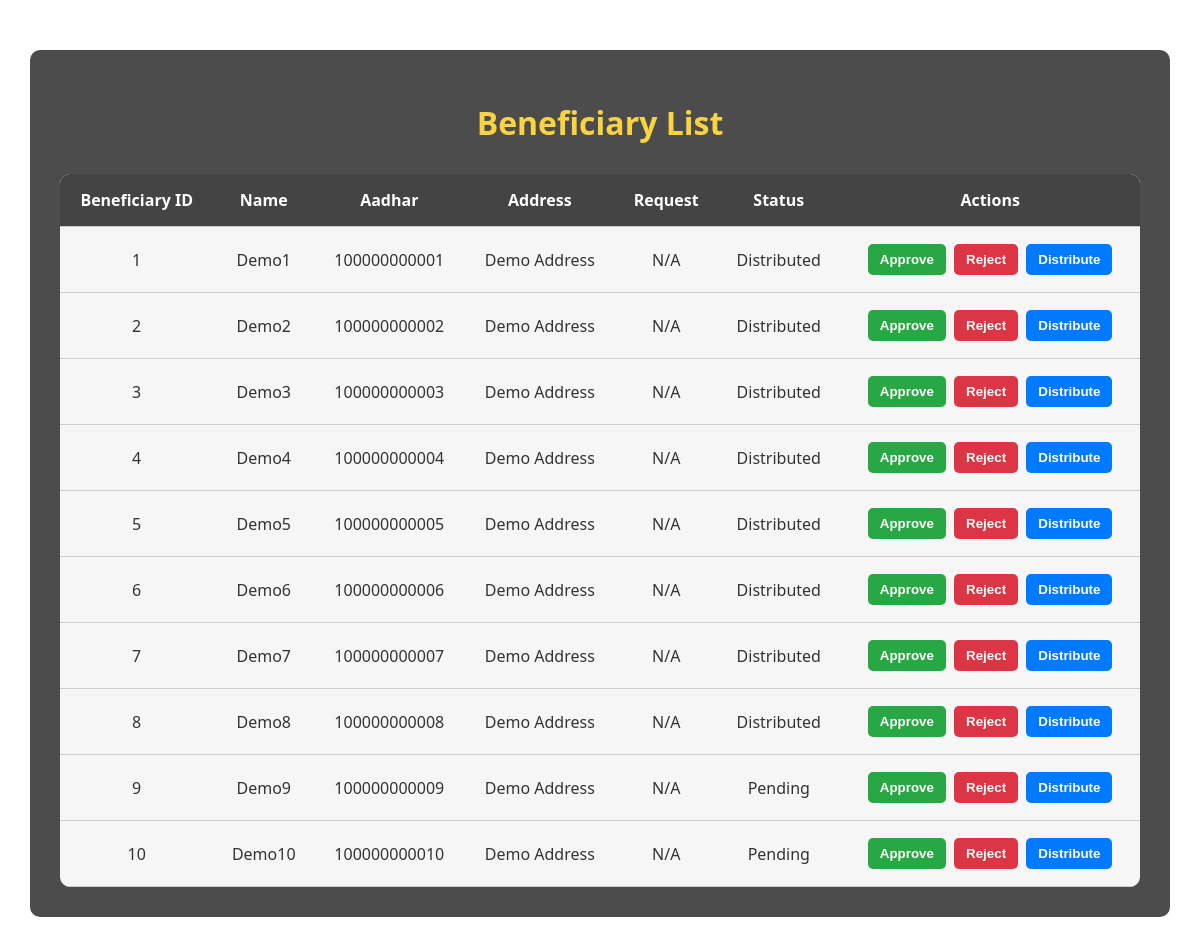
Before: /view_beneficiary_list with the older database file.
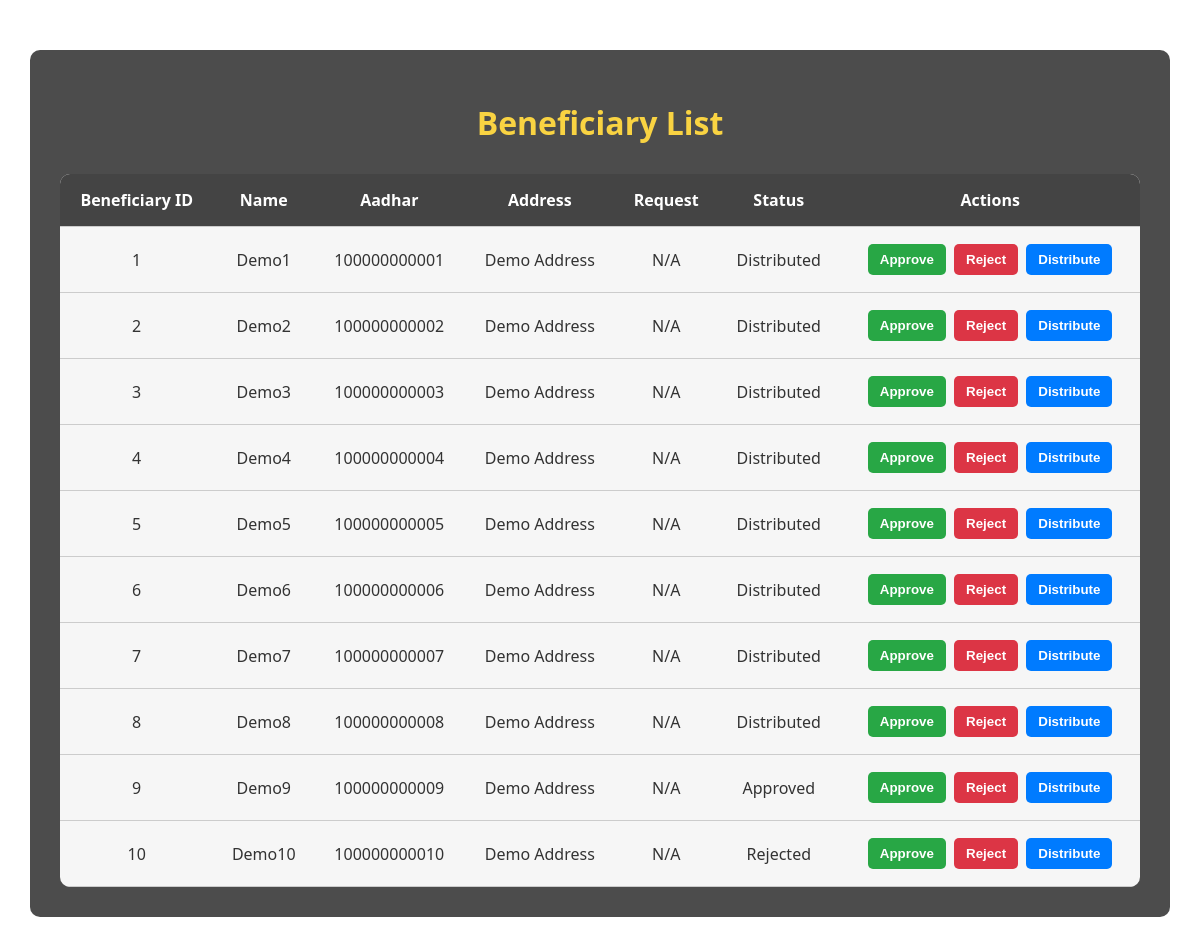
After: the same page with the newer database file.
### app.py (models this page shows)
class Beneficiary(db.Model):
    id = db.Column(db.Integer, primary_key=True)
    name = db.Column(db.String(100))
    aadhar_number = db.Column(db.String(12), unique=True)
    address = db.Column(db.String(200))
    ration_card_no = db.Column(db.String(50))
    family_members = db.Column(db.Integer)
    status = db.Column(db.String(20), default='Pending')

### app.py (the view)
@app.route('/view_beneficiary_list')
def view_beneficiary_list():
    beneficiaries = Beneficiary.query.all()
    return render_template("view_beneficiary_list.html", beneficiaries=beneficiaries)

### app.py (called while the page is built, shortened)
@app.before_request
def initialize():
    db.create_all()
    db.session.commit()

### templates/view_beneficiary_list.html (shortened to what this page needs)
<!DOCTYPE html>
<html lang="en">
<head>
</head>
<body>
  <div class="container">
    <h1>Beneficiary List</h1>
    <table>
      <thead>
        <tr>
          <th>Beneficiary ID</th>
          <th>Name</th>
          <th>Aadhar</th>
          <th>Address</th>
          <th>Request</th>
          <th>Status</th>
          <th>Actions</th>
        </tr>
      </thead>
      <tbody>
        {% for beneficiary in beneficiaries %}
        <tr>
          <td>{{ beneficiary.id }}</td>
          <td>{{ beneficiary.name }}</td>
          <td>{{ beneficiary.aadhar_number }}</td>
          <td>{{ beneficiary.address }}</td>
          <td>{{ beneficiary.ration_requested or 'N/A' }}</td>
          <td>{{ beneficiary.status }}</td>
          <td>
            <form action="{{ url_for('update_status') }}" method="post" style="display:inline;">
              <button class="btn approve" type="submit">Approve</button>
            </form>
            <form action="{{ url_for('update_status') }}" method="post" style="display:inline;">
              <button class="btn reject" type="submit">Reject</button>
            </form>
            <form action="{{ url_for('update_status') }}" method="post" style="display:inline;">
              <button class="btn distribute" type="submit">Distribute</button>
            </form>
          </td>
        </tr>
        {% else %}
        <tr><td colspan="7">No beneficiaries found.</td></tr>
        {% endfor %}
      </tbody>
    </table>
  </div>
</body>
</html>

Changed rows visible on the page:
changed Beneficiary "Demo9": status "Pending" → "Approved"
changed Beneficiary "Demo10": status "Pending" → "Rejected"
